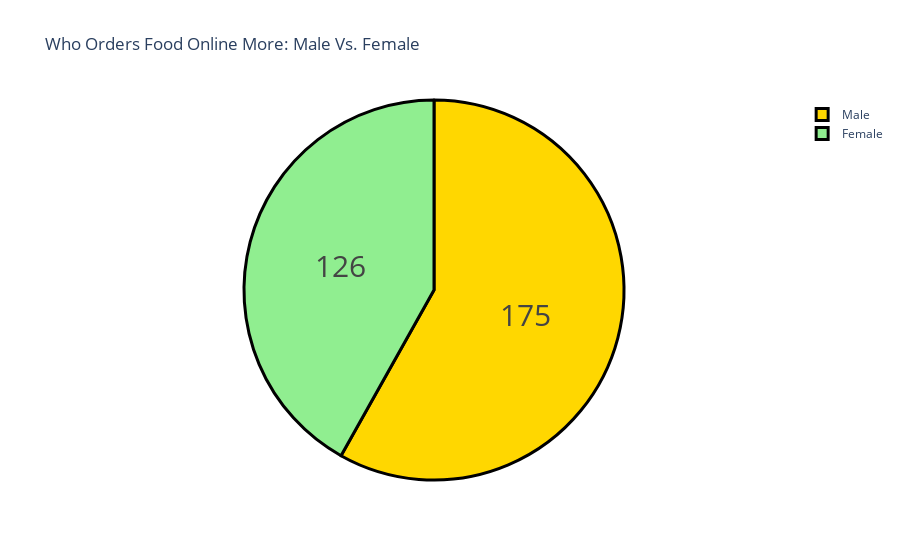
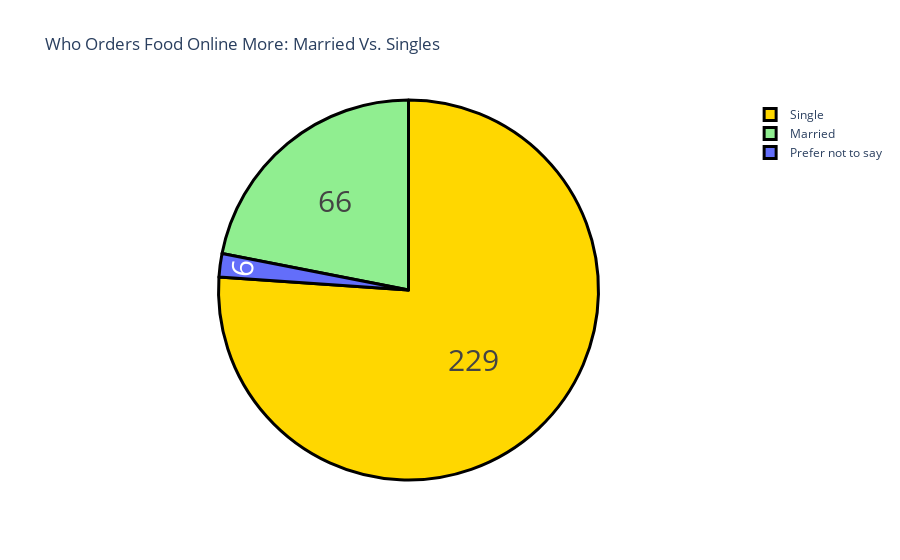
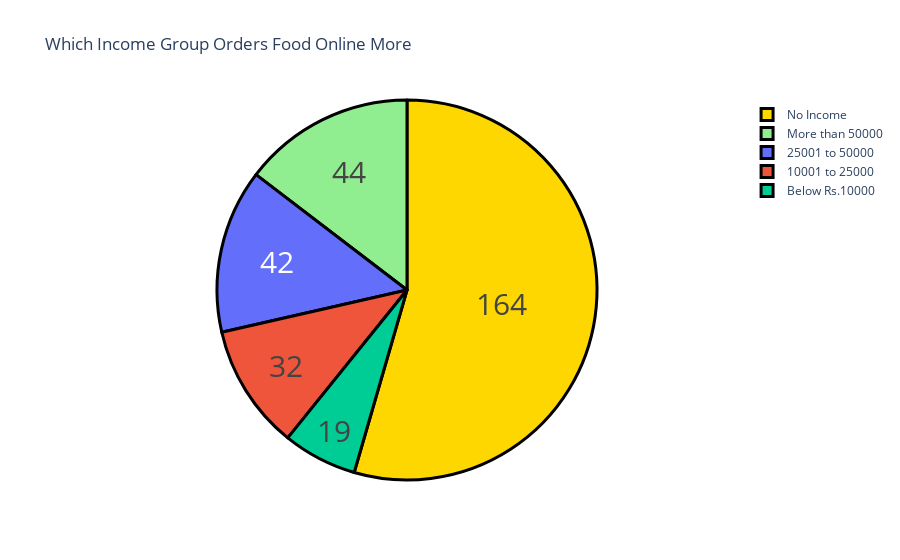

The cell these charts' notebook holds for them, in order:
### Code cell
#Online Food Order Prediction with Machine Learning
#https://thecleverprogrammer.com/2022/06/07/online-food-order-prediction-with-machine-learning/

#importing libraries
import pandas as pd
import numpy as np
import seaborn as sns
import matplotlib.pyplot as plt
import plotly.express as px
import plotly.graph_objects as go
sns.set_theme(style="whitegrid")
from sklearn.model_selection import train_test_split
from sklearn.ensemble import RandomForestClassifier

#reading dataset
dataset = pd.read_csv('https://raw.githubusercontent.com/amankharwal/Website-data/master/onlinefoods.csv')
print(dataset.head())
print(dataset.info())
print(dataset.describe())
correlation = dataset.corr()
print(correlation)

#visualizizng dataset
plt.title('Online Food Order Decisions Based on the Age of the Customer')
sns.histplot(x = 'Age', hue = 'Output', data=dataset)
plt.show()

plt.title('Online Food Order Decisions Based on the Size of the Family')
sns.histplot(x = 'Family size', hue = 'Output', data = dataset)
plt.show()

#dataset for costumers who ordered more than once
re_ordered_dataset = dataset.query("Output == 'Yes'")
print(re_ordered_dataset.head())

#examining the gender column to determine who orders more 
gender = re_ordered_dataset["Gender"].value_counts()
label = gender.index
counts = gender.values
colors = ['gold','lightgreen']

fig = go.Figure(data=[go.Pie(labels=label, values=counts)])
fig.update_layout(title_text='Who Orders Food Online More: Male Vs. Female')
fig.update_traces(hoverinfo='label+percent', textinfo='value', textfont_size=30,
                  marker=dict(colors=colors, line=dict(color='black', width=3)))
fig.show()

#examining the marital status column to determine who orders more
marital = re_ordered_dataset["Marital Status"].value_counts()
label = marital.index
counts = marital.values
colors = ['gold','lightgreen']

fig = go.Figure(data=[go.Pie(labels=label, values=counts)])
fig.update_layout(title_text='Who Orders Food Online More: Married Vs. Singles')
fig.update_traces(hoverinfo='label+percent', textinfo='value', textfont_size=30,
                  marker=dict(colors=colors, line=dict(color='black', width=3)))
fig.show()

#examining the income column to determine who orders more
income = re_ordered_dataset["Monthly Income"].value_counts()
label = income.index
counts = income.values
colors = ['gold','lightgreen']

fig = go.Figure(data=[go.Pie(labels=label, values=counts)])
fig.update_layout(title_text='Which Income Group Orders Food Online More')
fig.update_traces(hoverinfo='label+percent', textinfo='value', textfont_size=30,
                  marker=dict(colors=colors, line=dict(color='black', width=3)))
fig.show()

#converting features to numerical values for training dataset
dataset["Gender"] = dataset["Gender"].map({"Male": 1, "Female": 0})
dataset["Marital Status"] = dataset["Marital Status"].map({"Married": 2, 
                                                     "Single": 1, 
                                                     "Prefer not to say": 0})
dataset["Occupation"] = dataset["Occupation"].map({"Student": 1, 
                                             "Employee": 2, 
                                             "Self Employeed": 3, 
                                             "House wife": 4})
dataset["Educational Qualifications"] = dataset["Educational Qualifications"].map({"Graduate": 1, 
                                                                             "Post Graduate": 2, 
                                                                             "Ph.D": 3, "School": 4, 
                                                                             "Uneducated": 5})
dataset["Monthly Income"] = dataset["Monthly Income"].map({"No Income": 0, 
                                                     "25001 to 50000": 5000, 
                                                     "More than 50000": 7000, 
                                                     "10001 to 25000": 25000, 
                                                     "Below Rs.10000": 10000})
dataset["Feedback"] = dataset["Feedback"].map({"Positive": 1, "Negative ": 0})
print(dataset.head())

#splitting and training dataset
X = np.array(dataset[["Age", "Gender", "Marital Status", "Occupation", 
                   "Monthly Income", "Educational Qualifications", 
                   "Family size", "Pin code", "Feedback"]])
y = np.array(dataset[["Output"]])


x_train, x_test, y_train, y_test = train_test_split(X, y, 
                                                test_size=0.10, 
                                                random_state=42)
model = RandomForestClassifier()
model.fit(x_train, y_train)
print(model.score(x_test, y_test))

print("Enter Customer Details to Predict If the Customer Will Order Again")
a = int(input("Enter the Age of the Customer: "))
b = int(input("Enter the Gender of the Customer (1 = Male, 0 = Female): "))
c = int(input("Marital Status of the Customer (1 = Single, 2 = Married, 3 = Not Revealed): "))
d = int(input("Occupation of the Customer (Student = 1, Employee = 2, Self Employeed = 3, House wife = 4): "))
e = int(input("Monthly Income: "))
f = int(input("Educational Qualification (Graduate = 1, Post Graduate = 2, Ph.D = 3, School = 4, Uneducated = 5): "))
g = int(input("Family Size: "))
h = int(input("Pin Code: "))
i = int(input("Review of the Last Order (1 = Positive, 0 = Negative): "))
features = np.array([[a, b, c, d, e, f, g, h, i]])
print("Finding if the customer will order again: ", model.predict(features))

### Figure 1 — Plotly figure (JSON) as saved in the notebook; plotly's stock layout.template omitted (floating-point values rounded to 4 significant figures)
{"data": [{"hoverinfo": "label+percent", "labels": ["Male", "Female"], "marker": {"colors": ["gold", "lightgreen"], "line": {"color": "black", "width": 3}}, "textfont": {"size": 30}, "textinfo": "value", "type": "pie", "values": [175, 126]}], "layout": {"title": {"text": "Who Orders Food Online More: Male Vs. Female"}}}

### Figure 2 — Plotly figure (JSON) as saved in the notebook; plotly's stock layout.template omitted (floating-point values rounded to 4 significant figures)
{"data": [{"hoverinfo": "label+percent", "labels": ["Single", "Married", "Prefer not to say"], "marker": {"colors": ["gold", "lightgreen"], "line": {"color": "black", "width": 3}}, "textfont": {"size": 30}, "textinfo": "value", "type": "pie", "values": [229, 66, 6]}], "layout": {"title": {"text": "Who Orders Food Online More: Married Vs. Singles"}}}

### Figure 3 — Plotly figure (JSON) as saved in the notebook; plotly's stock layout.template omitted (floating-point values rounded to 4 significant figures)
{"data": [{"hoverinfo": "label+percent", "labels": ["No Income", "More than 50000", "25001 to 50000", "10001 to 25000", "Below Rs.10000"], "marker": {"colors": ["gold", "lightgreen"], "line": {"color": "black", "width": 3}}, "textfont": {"size": 30}, "textinfo": "value", "type": "pie", "values": [164, 44, 42, 32, 19]}], "layout": {"title": {"text": "Which Income Group Orders Food Online More"}}}
